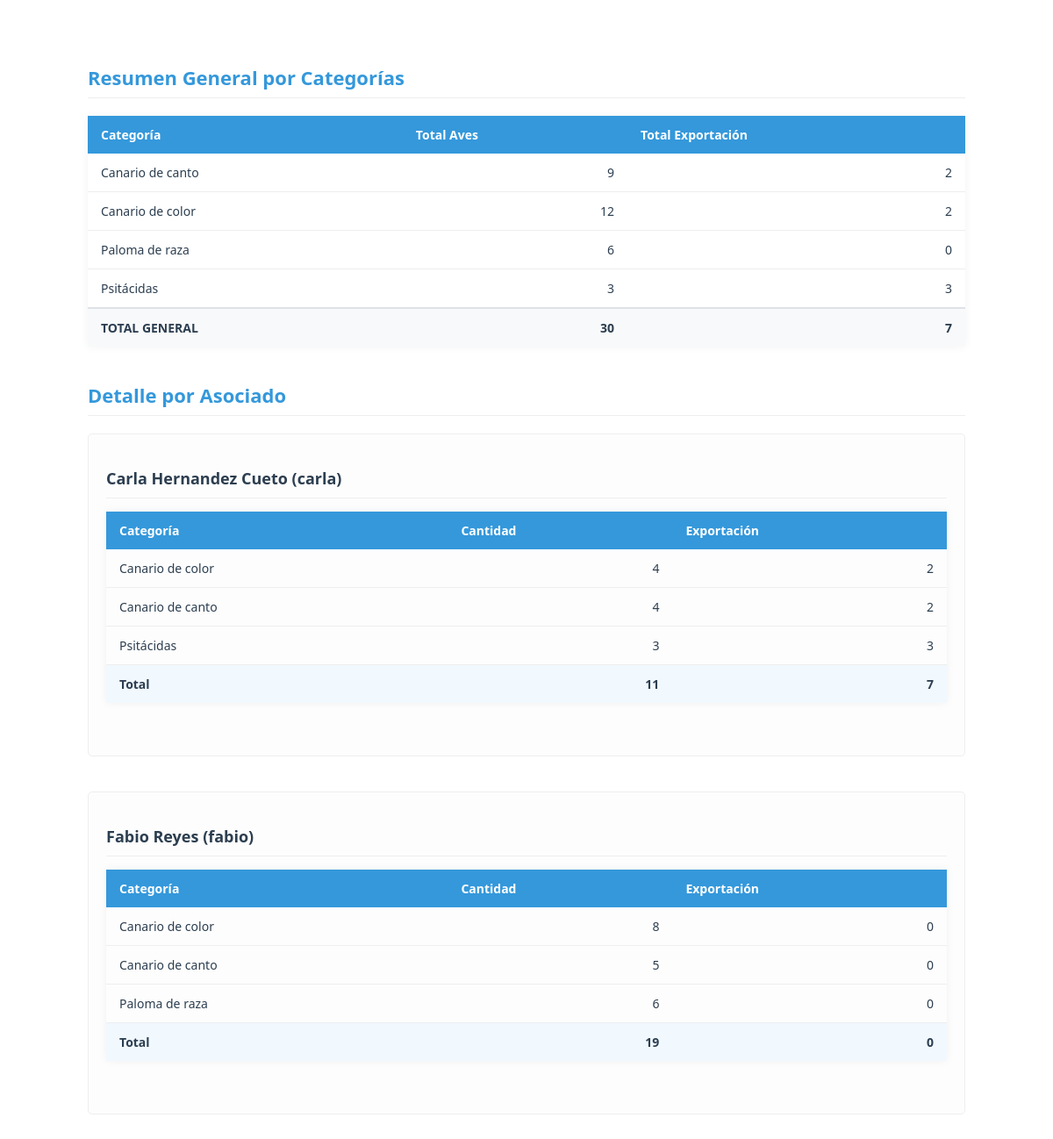
The app's page /admin/associates_report (signed in) with its own data.
### models.py (models this page shows, shortened)
class BirdCategory(db.Model):
    id = db.Column(db.Integer, primary_key=True)
    name = db.Column(db.String(100), nullable=False, unique=True)
    parent_category = db.Column(db.String(100))  # Para jerarquías
    resource_needs = db.Column(db.Text)
    description = db.Column(db.Text)  # Descripción más detallada
    birds = db.relationship('UserBirds', backref='category', lazy=True)

class User(UserMixin, db.Model):
    id = db.Column(db.Integer, primary_key=True)
    username = db.Column(db.String(80), unique=True, nullable=False, index=True)
    email = db.Column(db.String(120), unique=True, nullable=False, index=True)
    password_hash = db.Column(db.String(128))
    role = db.Column(db.String(20), default='user')  # 'admin', 'specialist', 'dependiente', 'user'
    is_associated = db.Column(db.Boolean, default=False, nullable=False)
    full_name = db.Column(db.String(100), nullable=False)
    phone = db.Column(db.String(20), nullable=False)
    profile_image = db.Column(db.String(255))  # Ruta de la imagen de perfil
    last_login = db.Column(db.DateTime)  # Fecha del último inicio de sesión
    is_active = db.Column(db.Boolean, default=True)  # Para manejar cuentas activas/inactivas
    address = db.Column(db.String(200))  # Nuevo campo para dirección
    birds = db.relationship('UserBirds', backref='user', lazy=True, cascade='all, delete-orphan')
    awards = db.relationship('Award', backref='user', lazy=True, cascade='all, delete-orphan')

class UserBirds(db.Model):
    id = db.Column(db.Integer, primary_key=True)
    user_id = db.Column(db.Integer, db.ForeignKey('user.id'), nullable=False)
    category_id = db.Column(db.Integer, db.ForeignKey('bird_category.id'), nullable=False)
    quantity = db.Column(db.Integer, default=0)
    food_per_bird = db.Column(db.Float)  # lb por ave por día (asignado por especialista)
    food_type = db.Column(db.String(50))  # Tipo de alimento (Maíz, Trigo, etc.)
    food_process = db.Column(db.String(50))  # Proceso del alimento (grano, molido, etc.)
    notes = db.Column(db.Text)  # Notas adicionales sobre las aves
    export_quantity = db.Column(db.Integer, default=0)  # Cantidad para exportación
    last_updated = db.Column(db.DateTime, default=datetime.utcnow, onupdate=datetime.utcnow)

### app.py (the view)
@app.route('/admin/associates_report')
@login_required
def associates_report_view():
    if current_user.role != 'admin':
        abort(403)
    associates = db.session.execute(
        select(User).where(User.is_associated == True).order_by(User.full_name)
    ).scalars()
    categories = db.session.execute(
        select(BirdCategory.name,
               func.sum(UserBirds.quantity).label('total_quantity'),
               func.sum(UserBirds.export_quantity).label('total_export'))
        .select_from(UserBirds)
        .join(BirdCategory)
        .join(User)
        .where(User.is_associated == True)
        .group_by(BirdCategory.name)
    ).all()
    grand_total = sum(cat.total_quantity or 0 for cat in categories)
    grand_export = sum(cat.total_export or 0 for cat in categories)
    return render_template('admin/associates_report.html',
                         associates=associates,
                         categories=categories,
                         grand_total=grand_total,
                         grand_export=grand_export,
                         now=datetime.utcnow())

### app.py (called while the page is built)
@login_manager.user_loader
def load_user(user_id):
    return db.session.get(User, int(user_id))

### templates/admin/associates_report.html
{% extends "base_print.html" %}
{% block content %}
<div class="print-container">
    <div class="report-content">
        <h2>Resumen General por Categorías</h2>
        <table class="summary-table">
            <thead>
                <tr>
                    <th>Categoría</th>
                    <th>Total Aves</th>
                    <th>Total Exportación</th>
                </tr>
            </thead>
            <tbody>
                {% for category in categories %}
                <tr>
                    <td>{{ category.name }}</td>
                    <td class="text-right">{{ category.total_quantity or 0 }}</td>
                    <td class="text-right">{{ category.total_export or 0 }}</td>
                </tr>
                {% endfor %}
                <tr class="total-row">
                    <td><strong>TOTAL GENERAL</strong></td>
                    <td class="text-right"><strong>{{ grand_total }}</strong></td>
                    <td class="text-right"><strong>{{ grand_export }}</strong></td>
                </tr>
            </tbody>
        </table>
        <h2>Detalle por Asociado</h2>
        {% for user in associates %}
        <div class="user-section">
            <h3>{{ user.full_name }} ({{ user.username }})</h3>
            {% if user.birds %}
            <table class="user-birds-table">
                <thead>
                    <tr>
                        <th>Categoría</th>
                        <th>Cantidad</th>
                        <th>Exportación</th>
                    </tr>
                </thead>
                <tbody>
                    {% for bird in user.birds %}
                    <tr>
                        <td>{{ bird.category.name }}</td>
                        <td class="text-right">{{ bird.quantity }}</td>
                        <td class="text-right">{{ bird.export_quantity }}</td>
                    </tr>
                    {% endfor %}
                    <tr class="user-total">
                        <td><strong>Total</strong></td>
                        <td class="text-right"><strong>{{ user.birds|sum(attribute='quantity') }}</strong></td>
                        <td class="text-right"><strong>{{ user.birds|sum(attribute='export_quantity') }}</strong></td>
                    </tr>
                </tbody>
            </table>
            {% else %}
            <p class="no-birds">No tiene aves registradas</p>
            {% endif %}
        </div>
        {% endfor %}
    </div>
</div>
{% endblock %}

### static/css/styles.css (style rules this page uses)
:root { --primary-color: #2c3e50; --secondary-color: #4CAF50; --light-gray: #f8f9fa; --medium-gray: #e9ecef; --dark-gray: #6c757d; --text-color: #495057; --white: #ffffff; }
.total-row { font-weight: bold; background-color: #f8f9fa; }
.print-container { font-family: 'Segoe UI', Tahoma, Geneva, Verdana, sans-serif; max-width: 100%; margin: 0 auto; padding: 20px; color: #333; }
.report-content { margin-top: 20px; }
.report-content h2 { color: #2c3e50; font-size: 22px; margin: 25px 0 15px; padding-bottom: 8px; border-bottom: 1px solid #eee; }
.summary-table, .user-birds-table { width: 100%; border-collapse: collapse; margin-bottom: 30px; font-size: 14px; }
.summary-table th, .user-birds-table th { background-color: #3498db; color: white; padding: 12px 15px; text-align: left; font-weight: 600; }
.summary-table td, .user-birds-table td { padding: 10px 15px; border-bottom: 1px solid #eee; }
.summary-table tr:last-child td, .user-birds-table tr:last-child td { border-bottom: none; }
.user-total { font-weight: bold; background-color: #f1f8fe; }
.user-section { margin-bottom: 30px; page-break-inside: avoid; }
.user-section h3 { color: #2c3e50; font-size: 18px; margin-bottom: 10px; padding-bottom: 5px; border-bottom: 1px dashed #ddd; }
.text-right { text-align: right; }
.total-row { background-color: #f8f9fa; font-weight: bold; }
.total-row td { padding-top: 10px; border-top: 2px solid #dee2e6; }

### templates/base_print.html (style rules this page uses)
.print-container { font-family: 'Segoe UI', Tahoma, Geneva, Verdana, sans-serif; max-width: 1000px; margin: 0 auto; padding: 30px; color: #2c3e50; background: white; }
.report-content { margin-top: 30px; }
.report-content h2 { color: #3498db; font-size: 22px; margin: 35px 0 20px; padding-bottom: 8px; border-bottom: 1px solid #eee; font-weight: 600; }
.summary-table, .user-birds-table { width: 100%; border-collapse: collapse; margin-bottom: 40px; font-size: 14px; box-shadow: 0 0 10px rgba(0,0,0,0.05); }
.summary-table th, .user-birds-table th { background-color: #3498db; color: white; padding: 12px 15px; text-align: left; font-weight: 600; }
.summary-table td, .user-birds-table td { padding: 12px 15px; border-bottom: 1px solid #eee; }
.total-row { font-weight: bold; background-color: #f8f9fa; }
.user-total { font-weight: bold; background-color: #f1f8fe; }
.user-section { margin-bottom: 40px; page-break-inside: avoid; border: 1px solid #eee; padding: 20px; border-radius: 5px; background: #fdfdfd; }
.user-section h3 { color: #2c3e50; font-size: 18px; margin-bottom: 15px; padding-bottom: 10px; border-bottom: 1px solid #eee; }
.text-right { text-align: right; }

### records on screen
BirdCategory: name "Canario de canto", total_quantity "9", id "2"
BirdCategory: name "Canario de color", total_quantity "12", total_export "2"
BirdCategory: name "Paloma de raza", total_quantity "6", total_export "0"
BirdCategory: name "Psitácidas", total_quantity "3", total_export "3"
User: full_name "Carla Hernandez Cueto", username "carla", birds|sum "11", birds|sum "7"
UserBirds: category.name "Canario de color", quantity "4", export_quantity "2"
UserBirds: category.name "Canario de canto", quantity "4", export_quantity "2"
UserBirds: category.name "Psitácidas", quantity "3", export_quantity "3"
User: full_name "Fabio Reyes", username "fabio", birds|sum "19", birds|sum "0"
UserBirds: category.name "Canario de color", quantity "8", export_quantity "0"
UserBirds: category.name "Canario de canto", quantity "5", export_quantity "0"
UserBirds: category.name "Paloma de raza", quantity "6", export_quantity "0"

### other values on screen
{{ grand_total }} "30"
{{ grand_export }} "7"
